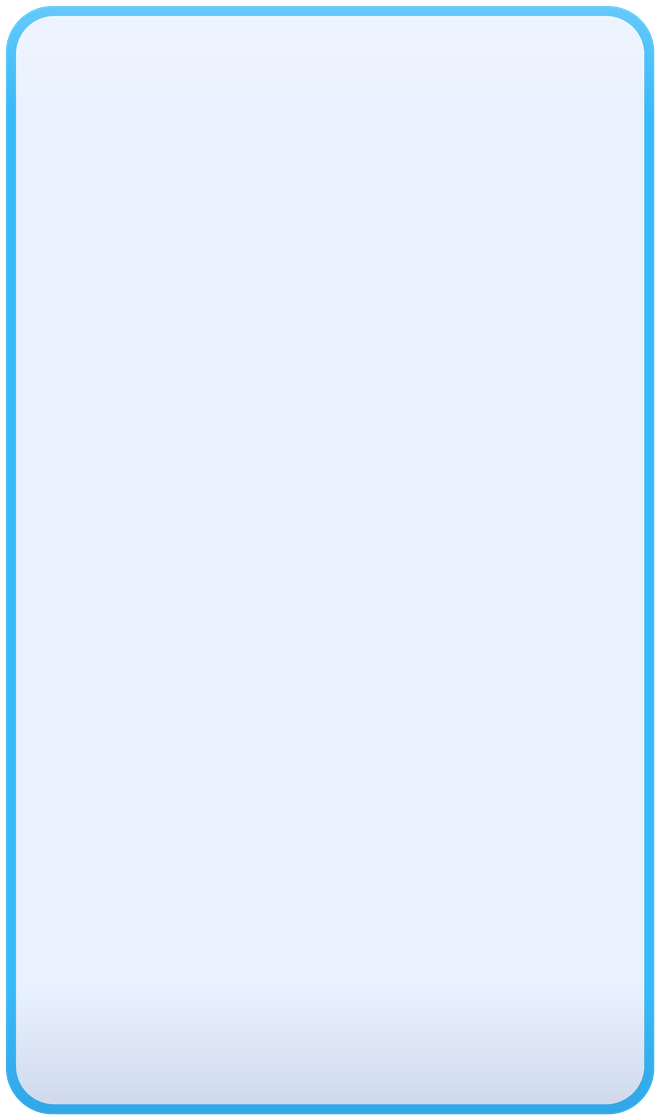
#> input picture cocos/assets/game_art/ui/v95/board_settlement.png, 660 x 1120 px, given in place of mode_arena_card.png, which was not available
$ python compose_mode_layers.py
#> lines starting #> are read from the running program, lines starting #| are printed output that depends on the picture; pictures that were not available may be replaced by others from this repository, and a replacement may not be noted
### art-source/vector/art_source.py
"""Resolve art assets across the two places they live.

`cocos/assets/game_art/ui/v95/` holds what the game ships. `art-source/inputs/`
holds the pipeline's own inputs and the superseded intermediates -- the renders
the composites are built from, which are not referenced by any scene or prefab.

Keeping them separate is not tidiness: everything under `cocos/assets/` is packed
into the mini-game bundle, so a 1.2 MB source render left in the asset tree is
1.2 MB of download for every player, for a file nothing loads.
"""
import os

REPO = os.path.dirname(os.path.dirname(os.path.dirname(os.path.abspath(__file__))))
SHIPPED = os.path.join(REPO, 'cocos', 'assets', 'game_art', 'ui', 'v95')
INPUTS = os.path.join(REPO, 'art-source', 'inputs')


def art_path(name):
    """The shipped asset if there is one, otherwise the pipeline input."""
    shipped = os.path.join(SHIPPED, name)
    if os.path.exists(shipped):
        return shipped
    fallback = os.path.join(INPUTS, name)
    if os.path.exists(fallback):
        return fallback
    raise FileNotFoundError(f'{name} is neither shipped nor an input')

### art-source/vector/compose_mode_layers.py
"""Compose the ModeSelect page's cards and background onto the V9.5 language.

Two things the reference does that the shipped page does not:

- **Cards carry a thick white outer frame.** The shipped cards are a flat
  illustrated rectangle with no border, so they read as banners rather than as
  cards. The frame is drawn here as a rounded outline at the card's own
  coordinate scale rather than by scaling the 200x200 frame asset, because a
  9-slice border scales with the frame's own size: stretching that asset to 610
  wide would give a ~52 px border instead of the reference's ~14 px.
- **The field is the light sky with flat geometry**, not a bespoke background
  image, so the cards read as objects placed on it.

The cards' text stays in the artwork for now. Moving it to Labels is a separate
change: it needs eight new Label nodes and a controller that binds them, and the
art cannot be stripped of its text before those exist or the cards would lose
their mode names entirely.

Run: python art-source/vector/compose_mode_layers.py
"""
import os
import sys

from PIL import Image, ImageDraw

sys.path.insert(0, os.path.dirname(os.path.abspath(__file__)))
from art_source import art_path  # noqa: E402

REPO = os.path.dirname(os.path.dirname(os.path.dirname(os.path.abspath(__file__))))
ART = os.path.join(REPO, 'cocos', 'assets', 'game_art', 'ui', 'v95')
HOME_ART = os.path.join(REPO, 'cocos', 'assets', 'textures', 'home')

# Authored runtime size of the mode cards, from MODE_SELECT_LAYOUT.
CARD_W, CARD_H = 610, 278
FRAME_THICKNESS = 14
FRAME_RADIUS = 30
FRAME_INSET = 7


def open_art(path):
    return Image.open(path).convert('RGBA')
#> returned value is the input picture: PIL image 660x1120 RGBA; mean R, G, B, A 218.3, 232.6, 248, 247.2


def save(image, name):
    path = os.path.join(ART, name)
    image.save(path)
    print(f'{name:28} {image.size[0]}x{image.size[1]}  {os.path.getsize(path) // 1024} KB')


def framed_card(source):
    """The shipped card art with the reference's white frame around it."""
    card = open_art(os.path.join(HOME_ART, source)).resize((CARD_W, CARD_H), Image.LANCZOS)
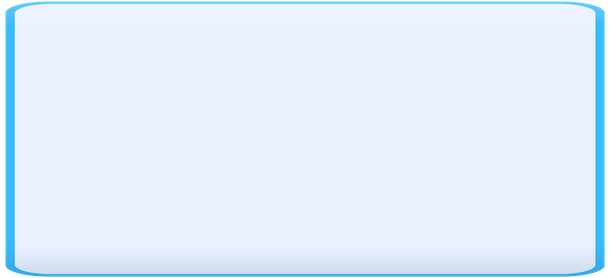
#> card: PIL image 610x278 RGBA; mean R, G, B, A 219, 233.2, 249.2, 247.1; transparent parts drawn white

    # The frame is drawn on its own layer and scaled down from a supersampled
    # canvas, so the rounded corners and the outline are clean.
    scale = 4
    layer = Image.new('RGBA', (CARD_W * scale, CARD_H * scale), (0, 0, 0, 0))
#> layer: PIL image 2440x1112 RGBA; every value is 0
    pen = ImageDraw.Draw(layer)
    inset = FRAME_INSET * scale
    pen.rounded_rectangle(
        [inset, inset, CARD_W * scale - inset, CARD_H * scale - inset],
        radius=FRAME_RADIUS * scale,
        outline=(255, 255, 255, 255),
        width=FRAME_THICKNESS * scale,
    )
    card.alpha_composite(layer.resize((CARD_W, CARD_H), Image.LANCZOS))
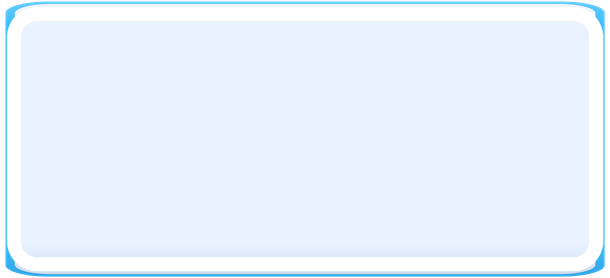
#> card: PIL image 610x278 RGBA; mean R, G, B, A 226.8, 237.2, 250.2, 247.2; transparent parts drawn white
    return card


def main():
    save(framed_card('mode_arena_card.png'), 'mode_card_arena_framed.png')
#| mode_card_arena_framed.png   610x278  7 KB
    save(framed_card('mode_endless_card.png'), 'mode_card_endless_framed.png')
#> call 2 of framed_card, with source = 'mode_endless_card.png'
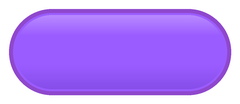
#> input picture cocos/assets/game_art/ui/v95/capsule_purple.png, 240 x 104 px, given in place of mode_endless_card.png, which was not available
#> in open_art, returned value is the input picture: PIL image 240x104 RGBA; mean R, G, B, A 141.1, 97.8, 206.1, 202.2
#> in framed_card (call 2), `card = open_art(os.path.join(HOME_ART, source)).resize((CARD_W, CARD_H..`:
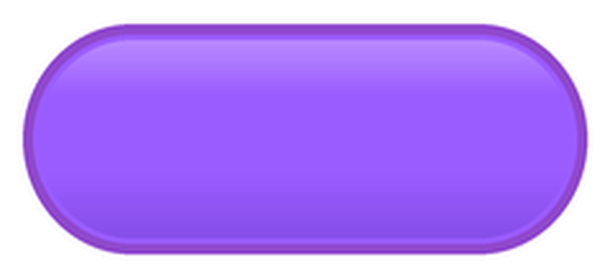
#> card: PIL image 610x278 RGBA; mean R, G, B, A 142.9, 99.5, 207.9, 202.2; transparent parts drawn white
#| mode_card_endless_framed.png 610x278  38 KB

    field = open_art(art_path('field_home.png')).resize((720, 1280), Image.LANCZOS)
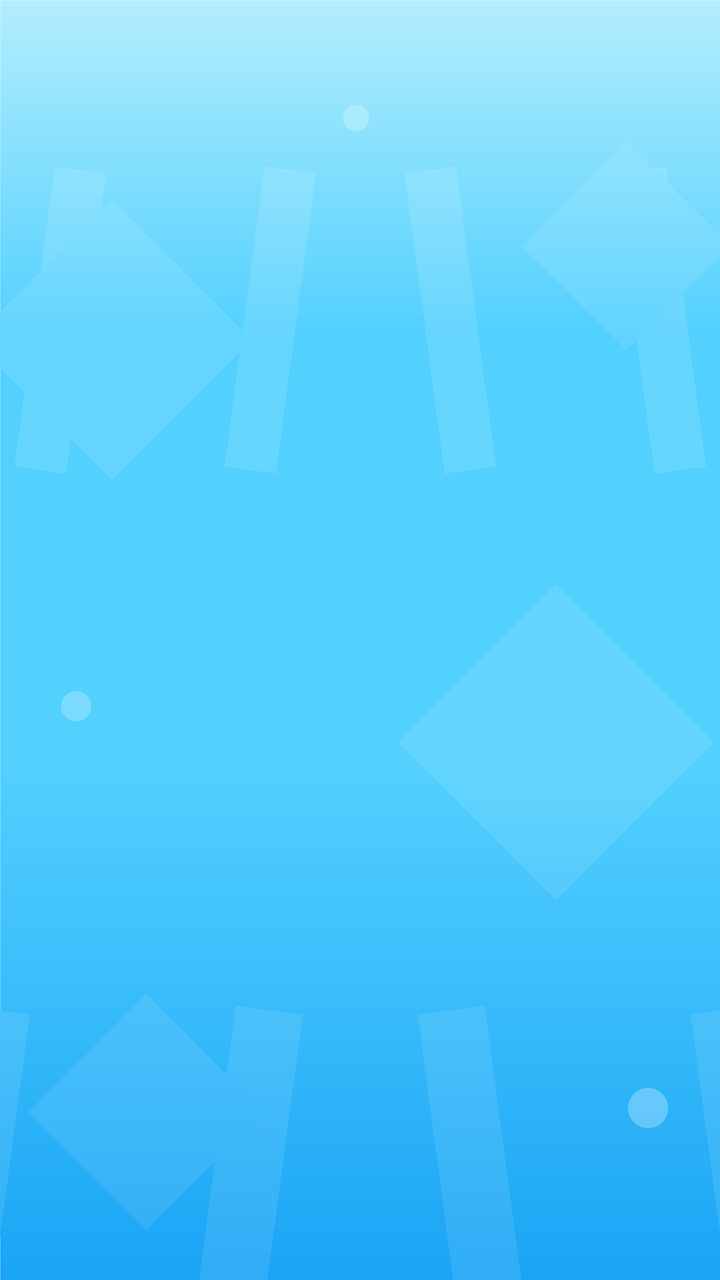
#> input picture art-source/inputs/field_home.png, 720 x 1280 px, found by its file name
#> in open_art, returned value is the input picture: PIL image 720x1280 RGBA; mean R, G, B, A 87.9, 204.5, 252.1, 255
    save(field, 'field_mode.png')
#| field_mode.png               720x1280  31 KB


if __name__ == '__main__':
    main()
